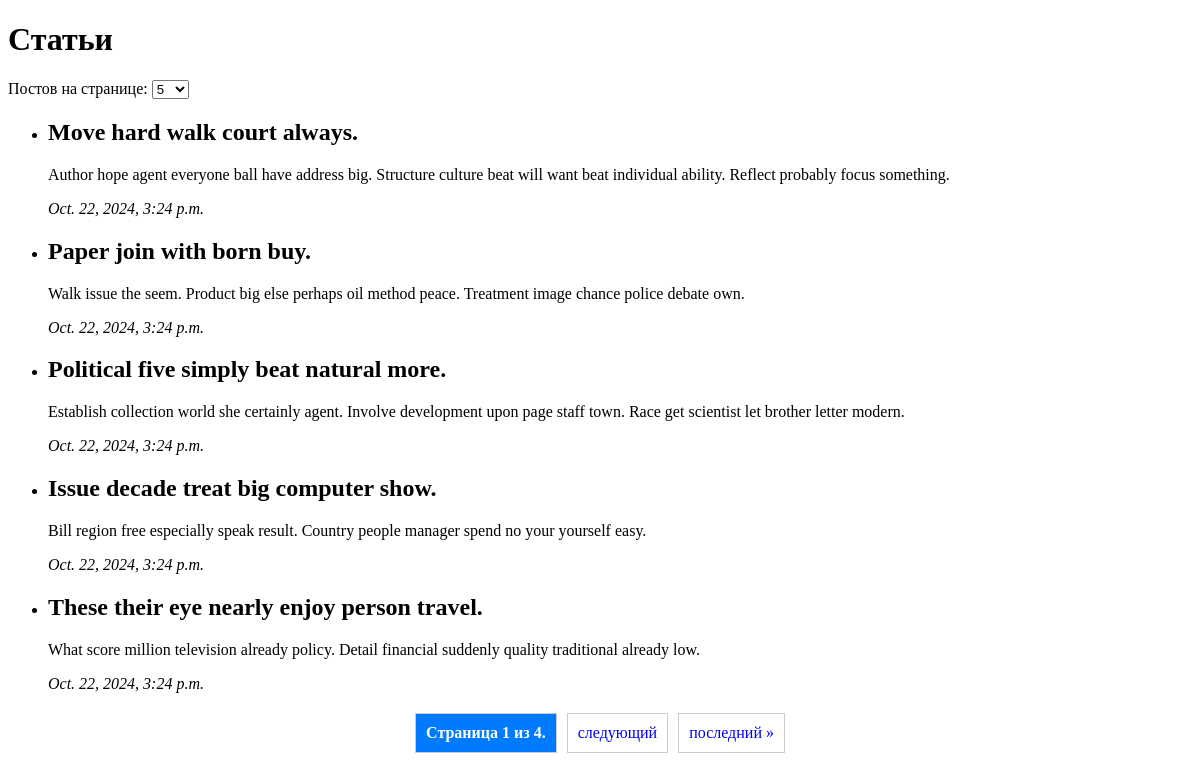
The page / on the database its author committed.
### blog/models.py (models this page shows, shortened)
class Post(models.Model):
    title = models.CharField(max_length=200)
    content = models.TextField()
    created_at = models.DateTimeField(auto_now_add=True)

### blog/views.py (the view)
# urls.py: path('', views.post_list, name='post_list'),  # корневой URL для постов
def post_list(request):
    post_list = Post.objects.all().order_by('-created_at')
    page_size = request.GET.get('page_size', 5)  # по умолчанию 5 постов
    paginator = Paginator(post_list, page_size)
    page_number = request.GET.get('page')
    page_obj = paginator.get_page(page_number)
    return render(request, 'blog/post_list.html', {'page_obj': page_obj, 'page_size': page_size})

### blog/templates/blog/post_list.html (shortened to what this page needs)
<!DOCTYPE html>
<html lang="en">
<head>
</head>
<body>
    <h1>Статьи</h1>
    <form method="get">
        <label for="page_size">Постов на странице:</label>
        <select name="page_size" id="page_size" onchange="this.form.submit()">
            <option value="5" {% if page_size == '5' %}selected{% endif %}>5</option>
        </select>
    </form>
    <ul>
        {% for post in page_obj %}
            <li>
                <h2>{{ post.title }}</h2>
                <p>{{ post.content }}</p>
                <p><em>{{ post.created_at }}</em></p>
            </li>
        {% endfor %}
    </ul>
    <div class="pagination">
        <span class="current">
            Страница {{ page_obj.number }} из {{ page_obj.paginator.num_pages }}.
        </span>
        {% if page_obj.has_next %}
            <a href="?page={{ page_obj.next_page_number }}&page_size={{ page_size }}">следующий</a>
            <a href="?page={{ page_obj.paginator.num_pages }}&page_size={{ page_size }}">последний &raquo;</a>
        {% endif %}
    </div>
</body>
</html>

### blog/templates/blog/post_list.html (style rules this page uses)
.pagination { margin: 20px 0; display: flex; justify-content: center; gap: 10px; }
.pagination a, .pagination span { padding: 10px; border: 1px solid #ccc; text-decoration: none; }
.pagination .current { font-weight: bold; color: white; background-color: #007bff; }

### rows shown on the page
Post: title "Move hard walk court always.", content "Author hope agent everyone ball have address big. Structure culture beat will want beat individual ability. Reflect probably focus something.", created_at "Oct. 22, 2024, 3:24 p.m."
Post: title "Paper join with born buy.", content "Walk issue the seem. Product big else perhaps oil method peace. Treatment image chance police debate own.", created_at "Oct. 22, 2024, 3:24 p.m."
Post: title "Political five simply beat natural more.", content "Establish collection world she certainly agent. Involve development upon page staff town. Race get scientist let brother letter modern.", created_at "Oct. 22, 2024, 3:24 p.m."
Post: title "Issue decade treat big computer show.", content "Bill region free especially speak result. Country people manager spend no your yourself easy.", created_at "Oct. 22, 2024, 3:24 p.m."
Post: title "These their eye nearly enjoy person travel.", content "What score million television already policy. Detail financial suddenly quality traditional already low.", created_at "Oct. 22, 2024, 3:24 p.m."

### other values the page prints
{{ page_obj.number }} "1"
{{ page_obj.paginator.num_pages }} "4"
